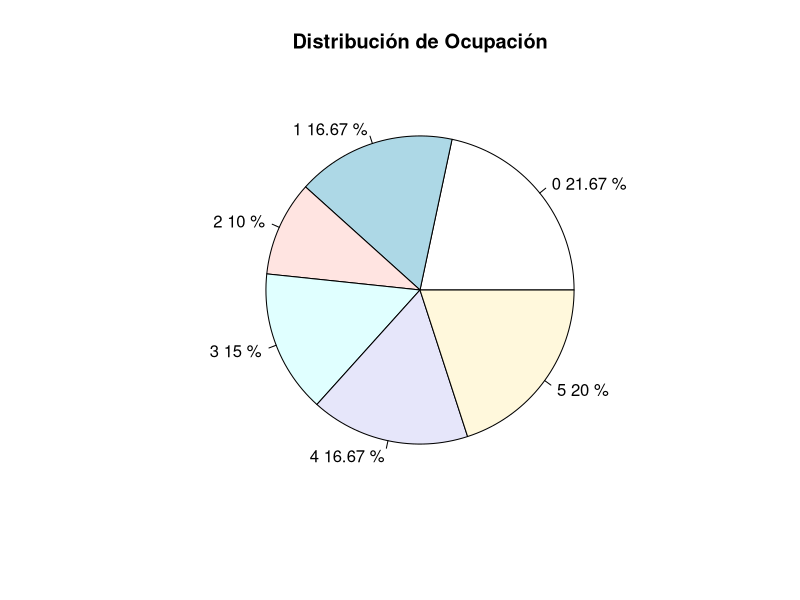

Recreate this plot in R.
# Simulación de base de datos con 60 clientes
set.seed(42)

salario <- c(19388, 49898, 28219, 83601, 29736, 50235, 45976, sample(18000:85000, 53, replace = TRUE))
industria <- c(1, 2, 0, 0, 0, 1, 0, sample(c(0,1,2), 53, replace = TRUE, prob = c(0.5,0.3,0.2)))
ocupacion <- c(0, 0, 3, 5, 4, 1, 2, sample(0:5, 53, replace = TRUE))

datos <- data.frame(Salario = salario, Industria = industria, Ocupacion = ocupacion)

# Ver los primeros registros
head(datos)

# Punto 3: Tabla de frecuencias y gráfico circular para Ocupación

# Crear la tabla de frecuencias para la variable Ocupacion (con mayúscula)
tabla_ocupacion <- table(datos$Ocupacion)
print(tabla_ocupacion)

# Calcular los porcentajes para cada categoría
porcentajes <- round(prop.table(tabla_ocupacion) * 100, 2)
print(porcentajes)

# Graficar el diagrama circular (pastel)
pie(tabla_ocupacion,
    labels = paste(names(tabla_ocupacion), porcentajes, "%"),
    main = "Distribución de Ocupación")


